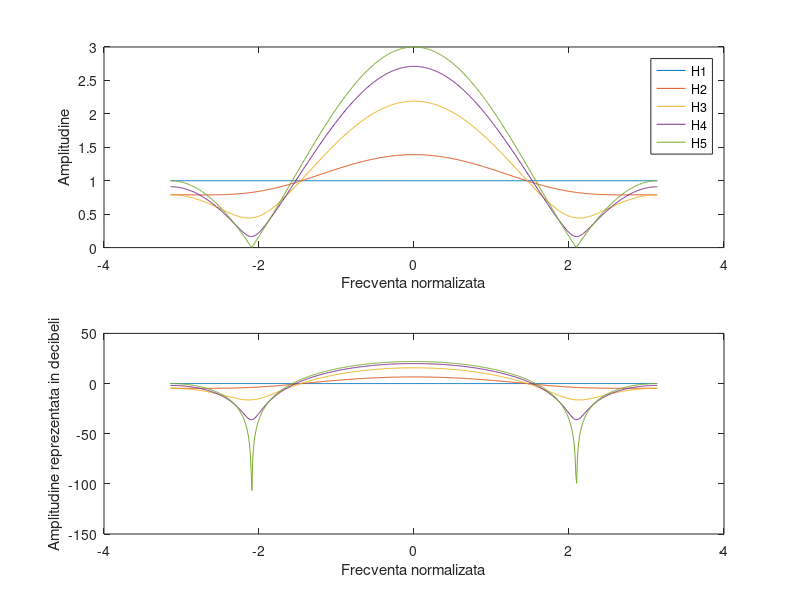
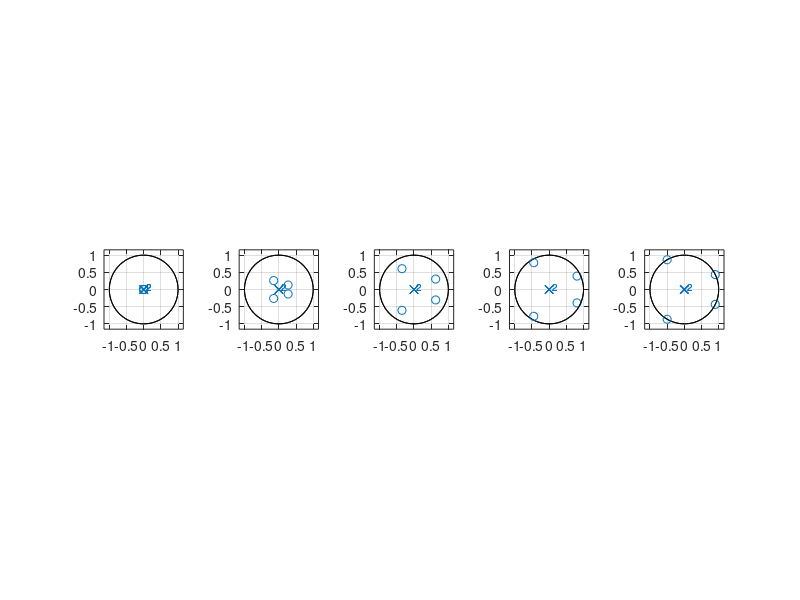

Source code (MATLAB) for these figures, in order:
%%
clc; clear;

teta = pi/7;
omega = -pi : 0.01 : pi;
j = sqrt(-1);

%Alegem mai multe valori aleatoare pentru r in intervalul (0,1)
r1 = 0;
r2 = 0.3;
r3 = 0.7;
r4 = 0.9;
r5 = 1;

b1 = [1 -2*r1*cos(teta) r1*r1];
H1 = freqz(b1, 1, omega);

b2 = [1 -2*r2*cos(teta) r2*r2];
H2 = freqz(b2, 1, omega);

b3 = [1 -2*r3*cos(teta) r3*r3];
H3 = freqz(b3, 1, omega);

b4 = [1 -2*r4*cos(teta) r4*r4];
H4 = freqz(b4, 1, omega);

b5 = [1 -2*r5*cos(teta) r5*r5];
H5 = freqz(b5, 1, omega);

figure(1);
subplot(2, 1, 1);
plot(omega, abs(H1));
hold on;
plot(omega, abs(H2));
hold on;
plot(omega, abs(H3));
hold on;
plot(omega, abs(H4));
hold on;
plot(omega, abs(H5));
xlabel('Frecventa normalizata');
ylabel('Amplitudine');
legend( 'H1', 'H2', 'H3', 'H4', 'H5')
hold off;

subplot(2, 1, 2);
plot(omega, 20*log(abs(H1)));
hold on;
plot(omega, 20*log(abs(H2)));
hold on;
plot(omega, 20*log(abs(H3)));
hold on;
plot(omega, 20*log(abs(H4)));
hold on;
plot(omega, 20*log(abs(H5)));
xlabel('Frecventa normalizata');
ylabel('Amplitudine reprezentata in decibeli');
hold off;

figure(2);
subplot(1, 5, 1)
zplane(b1,1);
hold on;
subplot(1, 5, 2)
zplane(b2,1);
hold on;
subplot(1, 5, 3)
zplane(b3,1);
hold on;
subplot(1, 5, 4)
zplane(b4,1);
hold on;
subplot(1, 5, 5)
zplane(b5,1);
hold on;

%%
% O alta valoare a lui teta:
teta2 = 2*pi/3;

b1 = [1 -2*r1*cos(teta2) r1*r1];
H1 = freqz(b1, 1, omega);

b2 = [1 -2*r2*cos(teta2) r2*r2];
H2 = freqz(b2, 1, omega);

b3 = [1 -2*r3*cos(teta2) r3*r3];
H3 = freqz(b3, 1, omega);

b4 = [1 -2*r4*cos(teta2) r4*r4];
H4 = freqz(b4, 1, omega);

b5 = [1 -2*r5*cos(teta2) r5*r5];
H5 = freqz(b5, 1, omega);

figure(1);
subplot(2, 1, 1);
plot(omega, abs(H1));
hold on;
plot(omega, abs(H2));
hold on;
plot(omega, abs(H3));
hold on;
plot(omega, abs(H4));
hold on;
plot(omega, abs(H5));
xlabel('Frecventa normalizata');
ylabel('Amplitudine');
legend( 'H1', 'H2', 'H3', 'H4', 'H5')
hold off;

subplot(2, 1, 2);
plot(omega, 20*log(abs(H1)));
hold on;
plot(omega, 20*log(abs(H2)));
hold on;
plot(omega, 20*log(abs(H3)));
hold on;
plot(omega, 20*log(abs(H4)));
hold on;
plot(omega, 20*log(abs(H5)));
xlabel('Frecventa normalizata');
ylabel('Amplitudine reprezentata in decibeli');
hold off;

figure(2);
subplot(1, 5, 1)
zplane(b1,1);
hold on;
subplot(1, 5, 2)
zplane(b2,1);
hold on;
subplot(1, 5, 3)
zplane(b3,1);
hold on;
subplot(1, 5, 4)
zplane(b4,1);
hold on;
subplot(1, 5, 5)
zplane(b5,1);
hold on;